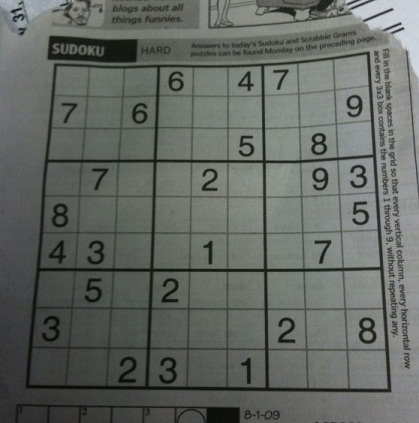
#> input picture image-processing/puzzle.jpg, 419 x 423 px
$ python sobel.py   (older library calls are emulated)
#> lines starting #> are read from the running program, lines starting #| are printed output that depends on the picture
import cv2
import numpy as np
from matplotlib import pyplot as plt

image = cv2.imread("puzzle.jpg", cv2.COLOR_BGR2GRAY)
#> image is the input picture: shape (423, 419, 3); mean B, G, R 98.9, 103.6, 99.4
cv2.imshow("Input", image)
image1 = cv2.Sobel(image, cv2.CV_64F, 1, 0, ksize=1)
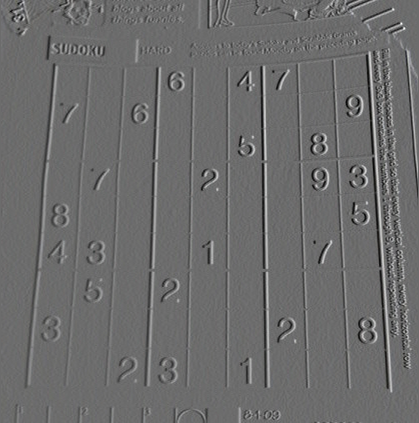
#> image1: shape (423, 419, 3) float64; mean B, G, R 0.3, 0.3, 0.3; drawn with min black and max white
image2 = cv2.Sobel(image, cv2.CV_64F, 0, 1, ksize=1)
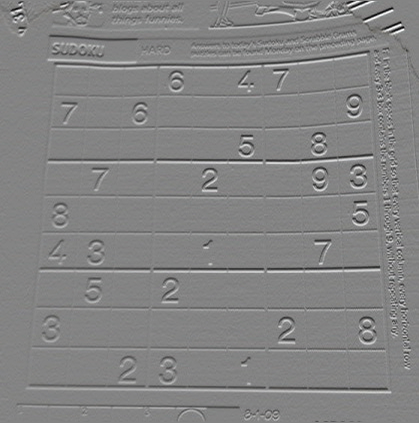
#> image2: shape (423, 419, 3) float64; mean B, G, R -0.3, -0.3, -0.2; drawn with min black and max white
cv2.imshow("Output : Sobel X axix", image1)
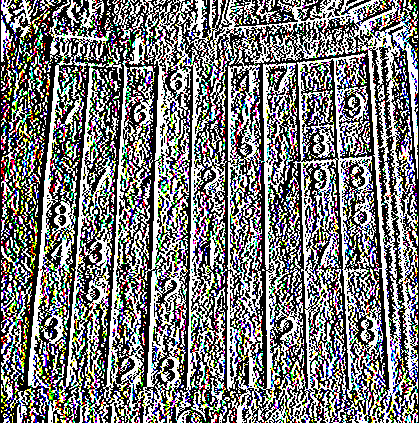
#> window 'Output : Sobel X axix': shape (423, 419, 3); mean B, G, R 120.2, 120.5, 120.7
cv2.imshow("Output : Sobel Y axix", image2)
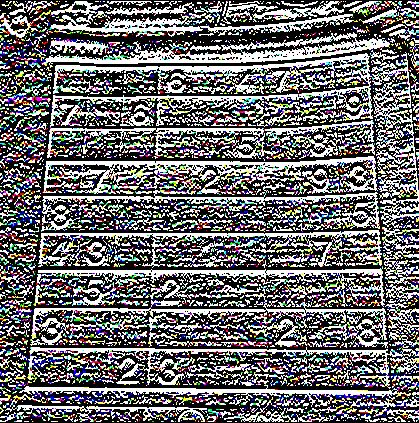
#> window 'Output : Sobel Y axix': shape (423, 419, 3); mean B, G, R 107.5, 106.5, 107.1
cv2.waitKey(0)
